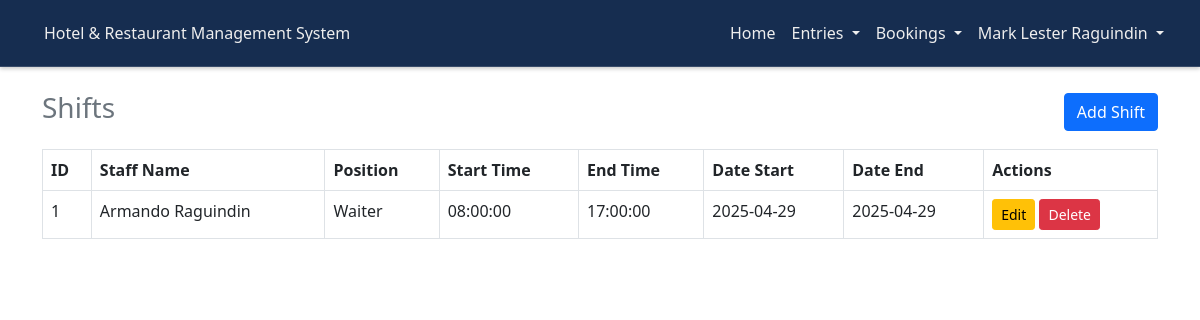
Page /admin/shifts.php (signed in) on the committed database.
### tables this page shows
CREATE TABLE `shifts` (
  `shift_id` int(11) NOT NULL,
  `staff_id` int(11) NOT NULL,
  `start_time` time NOT NULL,
  `end_time` time NOT NULL,
  `date_start` date NOT NULL,
  `date_end` date NOT NULL
);

CREATE TABLE `staffs` (
  `staff_id` int(11) NOT NULL,
  `name` varchar(150) NOT NULL,
  `position` varchar(50) NOT NULL,
  `address` varchar(50) NOT NULL,
  `profile` varchar(250) NOT NULL,
  `shift_type` varchar(50) NOT NULL,
  `phone_number` varchar(20) NOT NULL,
  `email` varchar(50) NOT NULL,
  `password` varchar(50) NOT NULL
);

### admin/shifts.php (the view, shortened to what this page needs)
<?php
include '../components/config.php';
$query = "SELECT shifts.*, staffs.name, staffs.position
          FROM shifts
          INNER JOIN staffs ON shifts.staff_id = staffs.staff_id";
$result = $con->query($query);
?>
<!DOCTYPE html>
<html lang="en">
<head>
    <link href="https://cdn.jsdelivr.net/npm/bootstrap@5.0.2/dist/css/bootstrap.min.css" rel="stylesheet">
    <link rel="stylesheet" href="../css/customAdminHeader.css">
</head>
<body>
    <?php include '../components/header_admin.php'; ?>
    <div class="container mt-4">
        <div class="d-flex justify-content-between align-items-center mb-3">
            <h3 class="text-center text-muted">Shifts</h3>
            <button class="btn btn-primary" data-bs-toggle="modal" data-bs-target="#addShiftModal">
                <i class="fas fa-plus"></i> Add Shift
            </button>
        </div>
        <table class="table table-bordered">
            <thead>
                <tr>
                    <th>ID</th>
                    <th>Staff Name</th>
                    <th>Position</th>
                    <th>Start Time</th>
                    <th>End Time</th>
                    <th>Date Start</th>
                    <th>Date End</th>
                    <th>Actions</th>
                </tr>
            </thead>
            <tbody>
                <?php while ($row = $result->fetch_assoc()): ?>
                    <tr>
                        <td><?php echo $row['shift_id']; ?></td>
                        <td><?php echo htmlspecialchars($row['name']); ?></td>
                        <td><?php echo htmlspecialchars($row['position']); ?></td>
                        <td><?php echo htmlspecialchars($row['start_time']); ?></td>
                        <td><?php echo htmlspecialchars($row['end_time']); ?></td>
                        <td><?php echo htmlspecialchars($row['date_start']); ?></td>
                        <td><?php echo htmlspecialchars($row['date_end']); ?></td>
                        <td>
                            <button class="btn btn-warning btn-sm" data-bs-toggle="modal" data-bs-target="#editShiftModal<?php echo $row['shift_id']; ?>">
                                <i class="fas fa-edit"></i> Edit
                            </button>
                            <a href="../controllers/shiftsController.php?deleteShift=<?php echo $row['shift_id']; ?>" class="btn btn-danger btn-sm" onclick="return confirm('Are you sure you want to delete this shift?')">
                                <i class="fas fa-trash"></i> Delete
                            </a>
                        </td>
                    </tr>
                <?php endwhile; ?>
            </tbody>
        </table>
    </div>
</body>
</html>

### rows in the picture
shifts: shift_id "1", staff.name "Armando Raguindin", staff.position "Waiter", start_time "08:00:00", end_time "17:00:00", date_start "2025-04-29", date_end "2025-04-29"

### other values in the picture
$_SESSION['name'] "Mark Lester Raguindin"
